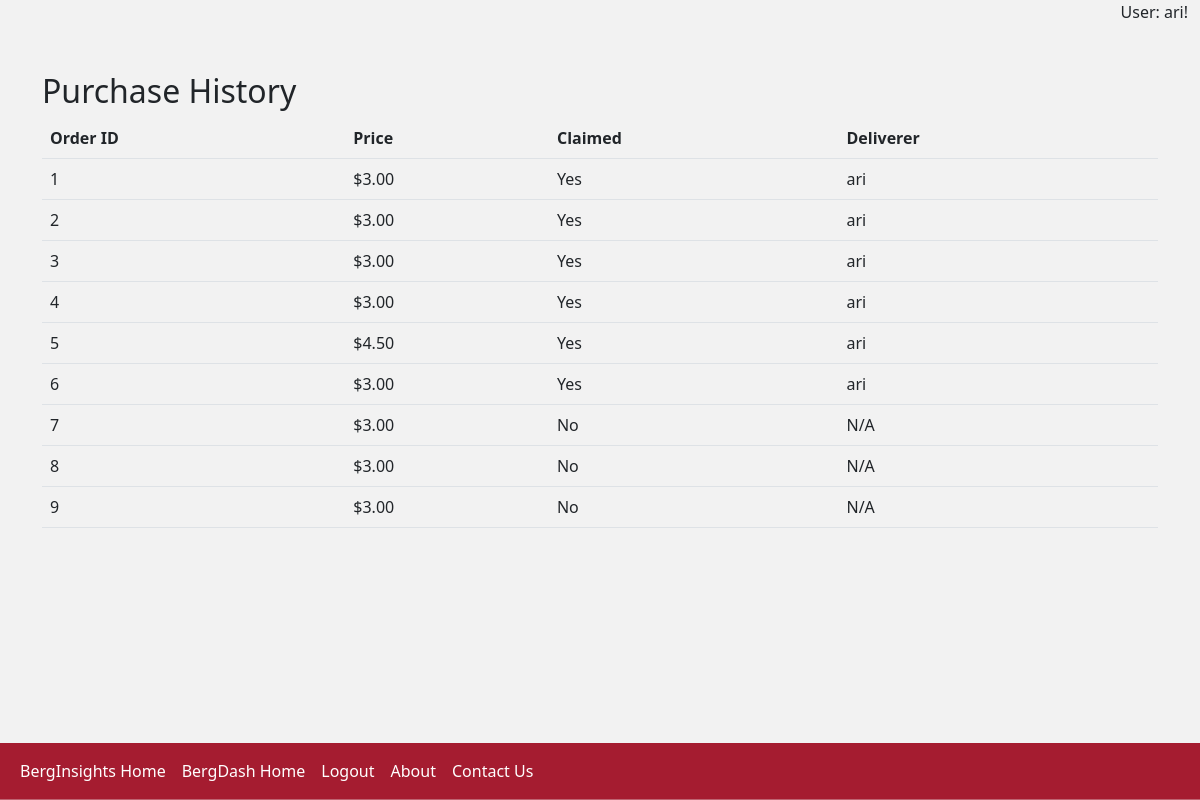
Page /purchase_history (signed in) on the earlier database version.
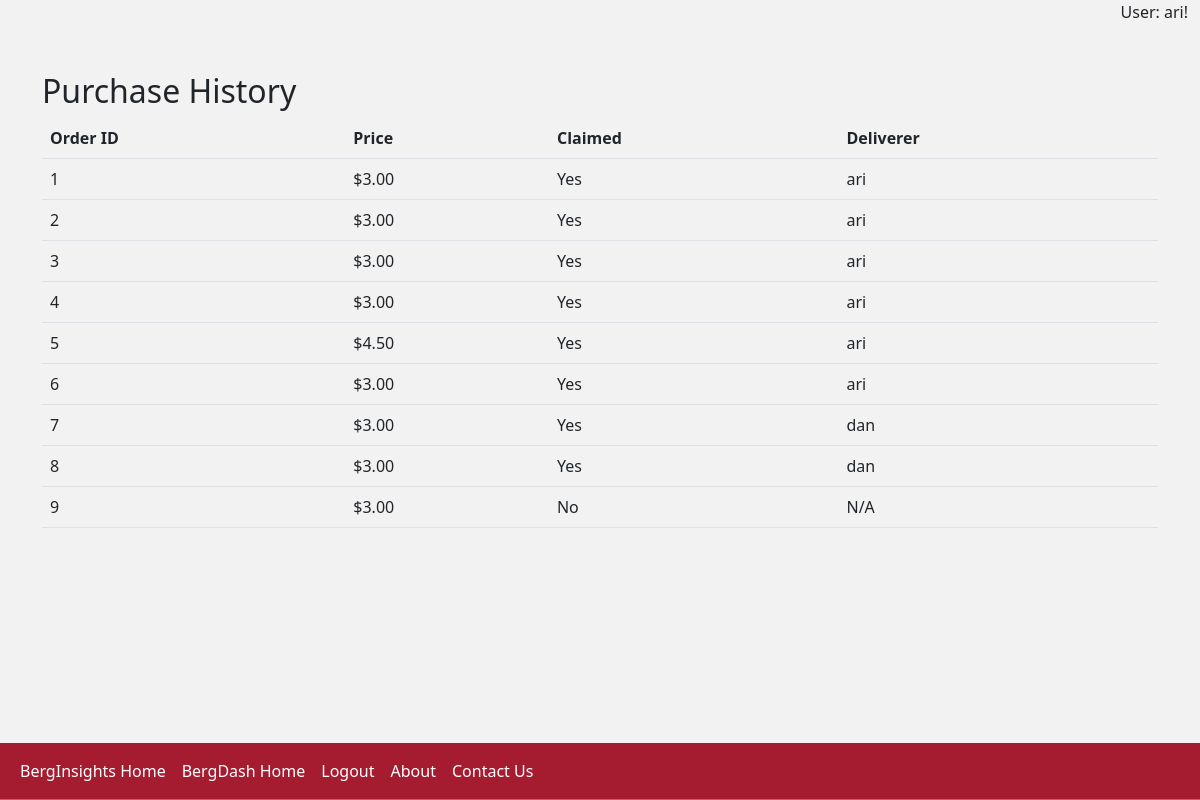
Same page on the later database version.
### tables this page shows
CREATE TABLE orders (
    id INTEGER PRIMARY KEY AUTOINCREMENT,
    customer_id INTEGER,
    order_datetime TIMESTAMP DEFAULT CURRENT_TIMESTAMP,
    delivery_datetime TIMESTAMP,
    box_count INTEGER,
    box_contents TEXT,
    dropoff_location TEXT,
    additional_comments TEXT,
    venmo_username TEXT, deliverer_id INTEGER, order_price REAL,
    FOREIGN KEY (customer_id) REFERENCES users(id)
);

CREATE TABLE users (
    id INTEGER PRIMARY KEY AUTOINCREMENT,
    username TEXT NOT NULL UNIQUE,
    password_hash TEXT NOT NULL
);

### app.py (the view)
@app.route("/purchase_history")
@login_required
def purchase_history():
    user_id = session.get("user_id")
    if not user_id:
        flash("You need to be logged in to view this page.", "warning")
        return redirect(url_for("login"))
    conn = get_users_db_connection()
    cur = conn.cursor()
    try:
        orders = cur.execute(
            """
            SELECT o.*, u.username as deliverer_username
            FROM orders o
            LEFT JOIN users u ON o.deliverer_id = u.id
            WHERE customer_id = ?
            """,
            (user_id,),
        ).fetchall()
    except Exception as e:
        print("SQLite error:", e)
        flash("An error occurred while retrieving your order history.", "warning")
        return redirect(url_for("index1"))
    finally:
        cur.close()
        conn.close()
    return render_template("phistory.html", orders=orders)

### app.py (called while the page is built)
def get_users_db_connection():
    conn = sqlite3.connect("users.db")
    conn.row_factory = sqlite3.Row  # Enables column access by name: row['column_name']
    return conn

def login_required(f):
    @wraps(f)
    def decorated_function(*args, **kwargs):
        if "user_id" not in session:
            flash("You need to be logged in to access this page.", "warning")
            return redirect(url_for("login"))
        return f(*args, **kwargs)
    return decorated_function

@app.after_request
def after_request(response):
    response.headers["Cache-Control"] = "no-cache, no-store, must-revalidate"
    response.headers["Expires"] = 0
    response.headers["Pragma"] = "no-cache"
    return response

@app.context_processor
def inject_username():
    return dict(username=session.get("username", "Guest"))

### templates/phistory.html (shortened to what this page needs)
{% extends "base.html" %}
{% block content %}
    <div class="container mt-5">
        <h2>Purchase History</h2>
        <table class="table">
            <thead>
                <tr>
                    <th scope="col">Order ID</th>
                    <th scope="col">Price</th>
                    <th scope="col">Claimed</th>
                    <th scope="col">Deliverer</th>
                </tr>
            </thead>
            <tbody>
                {% for order in orders %}
                    <tr>
                        <td>{{ order.id }}</td>
                        <td>${{ "%.2f"|format(order.order_price) }}</td>
                        <td>{{ "Yes" if order.deliverer_id else "No" }}</td>
                        <td>{{ order.deliverer_username or "N/A" }}</td>
                    </tr>
                {% else %}
                    <tr>
                        <td colspan="4">No orders found.</td>
                    </tr>
                {% endfor %}
            </tbody>
        </table>
    </div>
{% endblock %}

Differences in the rows shown:
changed orders id 7: deliverer_id "No" → "Yes"; username "N/A" → "dan"
changed orders id 8: deliverer_id "No" → "Yes"; username "N/A" → "dan"
